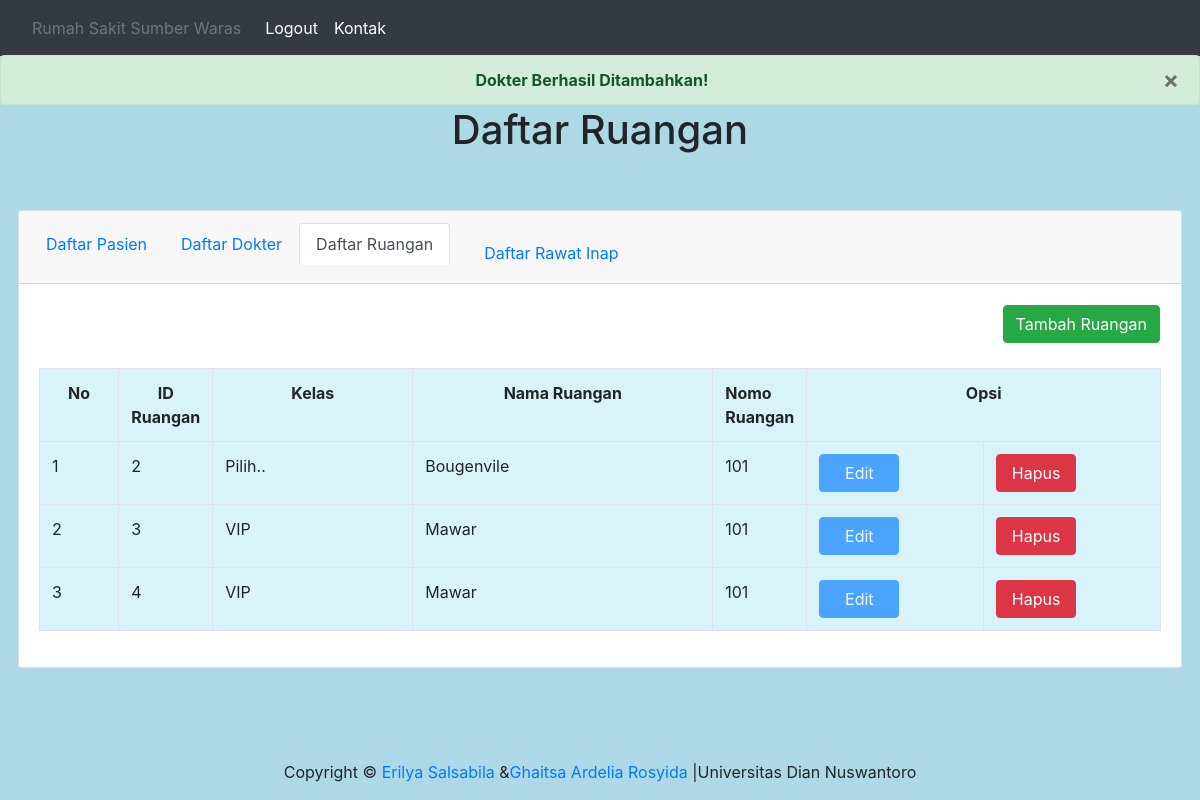
The app's page /view/tampil_daftar_ruangan.php?pesan=tambah_sukses with its own data.
### tables this page shows
CREATE TABLE IF NOT EXISTS `daftar_ruangan` (
`id` int(11) NOT NULL,
  `kelas` varchar(50) DEFAULT NULL,
  `nama_ruangan` varchar(50) DEFAULT NULL,
  `no_ruangan` varchar(50) DEFAULT NULL
);

### view/tabel_daftar_ruangan.php (the view, shortened to what this page needs)
<?php
include '../proses/koneksi.php';
 ?>
 <br>
 <center>
<table class="table table-bordered" style="width: 100%; background-color: #d8f3fa;">
	<tr>
		<th class="text-center">No</th>
		<th class="text-center" style="width: 50px">ID Ruangan</th>
		<th class="text-center" style="width: 200px;">Kelas</th>
		<th class="text-center" style="width: 300px;">Nama Ruangan</th>
		<th class="class-center" style="width: 50px;">Nomo Ruangan</th>
		<th colspan="2" class="text-center">Opsi</th>
	</tr>
	<?php
		$nomor = 0;
		$d = mysqli_query($koneksi,"SELECT * FROM daftar_ruangan");
		if(mysqli_num_rows($d)>0){
		while($data=mysqli_fetch_array($d)){
			$nomor++;
			?>
	<tr>
			<td><?php echo $nomor ?></td>
			<td><?php echo $data['id'] ?></td>
			<td><?php echo $data['kelas'] ?></td>
			<td><?php echo $data['nama_ruangan'] ?></td>
			<td><?php echo $data['no_ruangan'] ?></td>
			<td><a href="../proses/form_edit.php?id=<?php echo $data['id'] ?>" class="btn btn-primary disabled" data-toggle="modal" data-target="#editRuangan" style="width: 80px;" disabled>Edit</a></td>
			<td><a href="../proses/hapus_ruangan.php?id=<?php echo $data['id'] ?>" class="btn btn-danger" style="width: 80px;">Hapus</a></td>
			<?php
		}
		}
	 ?>
	</tr>
</table>
 </center>

### records on screen
daftar_ruangan: id "2", kelas "Pilih..", nama_ruangan "Bougenvile", no_ruangan "101"
daftar_ruangan: id "3", kelas "VIP", nama_ruangan "Mawar", no_ruangan "101"
daftar_ruangan: id "4", kelas "VIP", nama_ruangan "Mawar", no_ruangan "101"
